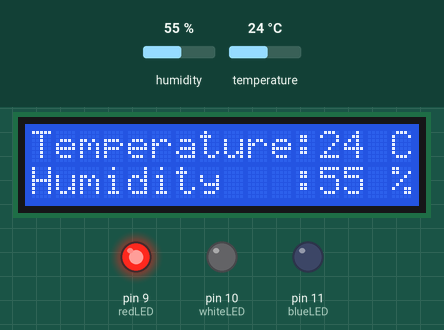
Simulated run of this sketch. Board: Arduino Uno, built with avr-gcc and run on an emulated ATmega328P. Shown: 16×2 character LCD, output pins drawn as LEDs (lit = HIGH). Inputs (shaded band) come from the test bench; at power-on: temperature 24 °C, humidity 55 %.

Above: at 1.2 s.
1.3 s: temperature set to 12 °C
At 3.6 s:
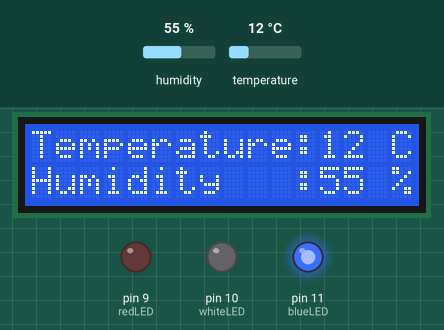
4.1 s: humidity set to 22 %
At 5.0 s:
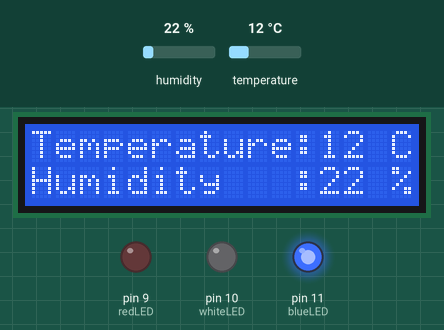
6.9 s: humidity set to 40 %
At 9.1 s:
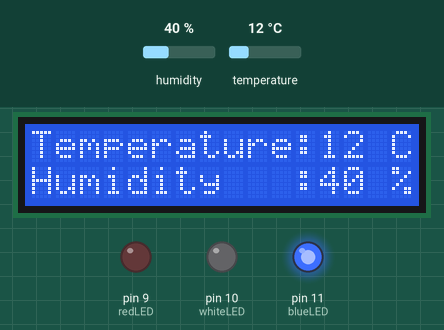
10.2 s: temperature set to 19 °C
At 11.7 s:
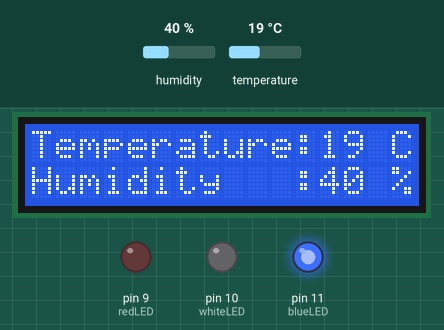
Timing chart, 0 to 13.2 s (numbered marks = the images above; inputs shaded):
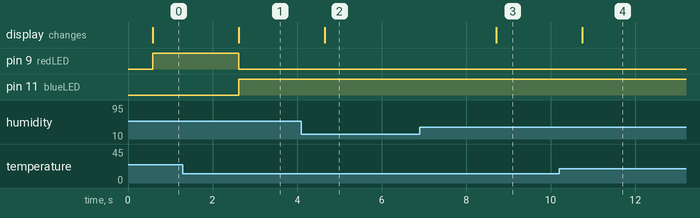

The sketch:

Temperature_and_Humidity_sensor_with_LED_Lights.ino
```cpp
#include <LiquidCrystal.h>
#include "DHT.h"

#define DHTPIN 8                       // Set the DHT Pin.
#define DHTTYPE DHT11                  // Set the DHT type.

LiquidCrystal lcd(1, 2, 4, 5, 6, 7);   // Creates a LiquidCrystal object. Parameters: (RS, Enable (E), d4, d5, d6, d7).
DHT dht(DHTPIN, DHTTYPE);              // Creates a DHT object. Parameters: (DHT Pin, DHT Type).

const int redLED = 9;                  // Adds a red LED to pin 9.
const int whiteLED = 10;                // Adds a white LED to pin 10.
const int blueLED = 11;               // Adds a blue LED to pin 11.

void setup() {
  lcd.begin(16, 2);                    // Initializes the LCD screen, and sets the size (16x2).
  lcd.setCursor(0, 0);                 // Set the cursor to column 0, line 0.
  pinMode(whiteLED, OUTPUT);            // Set the white LED pin as output.
  pinMode(redLED, OUTPUT);             // Set the red LED pin as output.
  pinMode(blueLED, OUTPUT);           // Set the blue LED pin as output.

  dht.begin();                         // Initialize the DHT11 sensor.
  digitalWrite(whiteLED,LOW);           // Turn off white LED.
  digitalWrite(redLED,LOW);            // Turn off red LED.
  digitalWrite(blueLED, LOW);         // Turn off blue LED.

  lcd.print("Temperature:");           // Print "Temperature:" on the LCD screen.

  lcd.setCursor(0, 1);                 // Set the cursor to column 0, line 1.
  lcd.print("Humidity   :");           // Print "Humidity:" on the LCD screen.
}

// Function to set the LED states
void setLEDState(int redState, int blueState, int whiteState) {
  digitalWrite(redLED, redState);      // Set red LED state.
  digitalWrite(blueLED, blueState);    // Set white LED state.
  digitalWrite(whiteLED, whiteState);  // Set blue LED state.
}

void loop() {
  delay(500);                         // Wait 0.5 seconds before updating the values.
  float T = dht.readTemperature();    // Read temperature in Celsius.
  float H = dht.readHumidity();       // Read humidity in percentage.

  if (isnan(H) || isnan(T)) {         // Check if either temperature or humidity is NaN.
    lcd.setCursor(0, 0);
    lcd.print("ERROR          ");     // Print "ERROR" on the screen.
    return;                           // Exit the loop to avoid further operations.
  }

  // Control LEDs based on temperature
  if (T > 22) {                       // If the temperature is greater than 22°C.
    setLEDState(HIGH, LOW, LOW);      // Turn on the red LED and turn off the others.
  } else if (T < 22) {                // If the temperature is less than 22°C.
    setLEDState(LOW, HIGH, LOW);      // Turn on the blue LED and turn off the others.
  } else {                            // If the temperature is exactly 22°C.
    setLEDState(LOW, LOW, HIGH);      // Turn on the white LED and turn off the others.
  }

  // Display Temperature
  lcd.setCursor(12, 0);               // Set the cursor to column 12, line 0.
  lcd.print((int)T);                  // Print the temperature as an integer.
  lcd.print(" C ");                   // Print the Celsius unit with space.

  // Display Humidity
  lcd.setCursor(12, 1);               // Set the cursor to column 12, line 1.
  lcd.print((int)H);                  // Print the humidity as an integer.
  lcd.print(" % ");                   // Print the percentage symbol with space.
}
```

Measured:
- after the input at 1.3 s, pin 9 (redLED): HIGH → LOW after 1.3 s; pin 11 (blueLED): LOW → HIGH after 1.3 s; the display: changes after 1.3 s (image 1)
- after the input at 4.1 s, the display: changes after 0.55 s (image 2)
- after the input at 6.9 s, the display: changes after 1.8 s (image 3)
- after the input at 10.2 s, the display: changes after 0.54 s (image 4)
